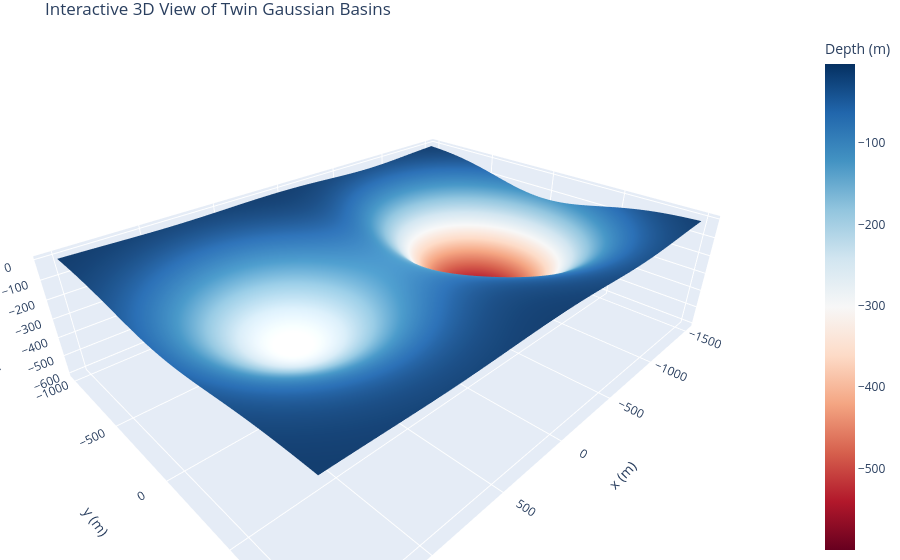

Notebook code for this chart:
### Code cell
import numpy as np
import plotly.graph_objects as go

# --- Grid setup ---
Lx, Ly = 3000, 2000
nx, ny = 200, 150
x = np.linspace(-Lx/2, Lx/2, nx)
y = np.linspace(-Ly/2, Ly/2, ny)
X, Y = np.meshgrid(x, y)

# --- Twin Gaussian parameters ---
h1, h2 = 600, 300  # depths
x1, x2 = -800, 800
y1 = y2 = 0
sigma = 400

def twin_gaussian_basins(X, Y, x1, y1, h1, x2, y2, h2, sigma):
    basin1 = h1 * np.exp(-((X - x1)**2 + (Y - y1)**2) / (2 * sigma**2))
    basin2 = h2 * np.exp(-((X - x2)**2 + (Y - y2)**2) / (2 * sigma**2))
    return -(basin1 + basin2)

Z = twin_gaussian_basins(X, Y, x1, y1, h1, x2, y2, h2, sigma)

# --- Create interactive surface plot ---
fig = go.Figure(data=[go.Surface(z=Z, x=X, y=Y, colorscale='RdBu', colorbar=dict(title='Depth (m)'))])

fig.update_layout(
    title='Interactive 3D View of Twin Gaussian Basins',
    scene=dict(
        xaxis_title='x (m)',
        yaxis_title='y (m)',
        zaxis_title='Depth (m)',
        aspectratio=dict(x=2, y=1.5, z=0.5),
        camera=dict(eye=dict(x=1.5, y=1.5, z=1.2))
    ),
    margin=dict(l=0, r=0, b=0, t=30)
)

### Figure 1 — Plotly figure (JSON) as saved in the notebook; plotly's stock layout.template omitted (floating-point values rounded to 4 significant figures; data arrays with more than 128 entries replaced by an {"elided": "..."} marker saying what was removed)
{"data": [{"colorbar": {"title": {"text": "Depth (m)"}}, "colorscale": [[0, "rgb(103,0,31)"], [0.1, "rgb(178,24,43)"], [0.2, "rgb(214,96,77)"], [0.3, "rgb(244,165,130)"], [0.4, "rgb(253,219,199)"], [0.5, "rgb(247,247,247)"], [0.6, "rgb(209,229,240)"], [0.7, "rgb(146,197,222)"], [0.8, "rgb(67,147,195)"], [0.9, "rgb(33,102,172)"], [1, "rgb(5,48,97)"]], "type": "surface", "x": {"elided": "150x200 float values"}, "y": {"elided": "150x200 float values"}, "z": {"elided": "150x200 float values"}}], "layout": {"margin": {"b": 0, "l": 0, "r": 0, "t": 30}, "scene": {"aspectratio": {"x": 2, "y": 1.5, "z": 0.5}, "camera": {"eye": {"x": 1.5, "y": 1.5, "z": 1.2}}, "xaxis": {"title": {"text": "x (m)"}}, "yaxis": {"title": {"text": "y (m)"}}, "zaxis": {"title": {"text": "Depth (m)"}}}, "title": {"text": "Interactive 3D View of Twin Gaussian Basins"}}}
